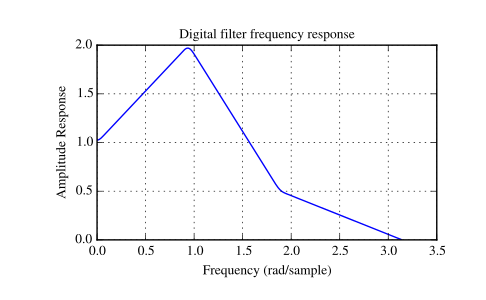

The script that drew this image:
import numpy as np
import scipy.signal as signal
import matplotlib.pyplot as plt

b = signal.firwin2(150, [0.0, 0.3, 0.6, 1.0], [1.0, 2.0, 0.5, 0.0])
w, h = signal.freqz(b)

plt.title('Digital filter frequency response')
plt.plot(w, np.abs(h))
plt.title('Digital filter frequency response')
plt.ylabel('Amplitude Response')
plt.xlabel('Frequency (rad/sample)')
plt.grid()
plt.show()
